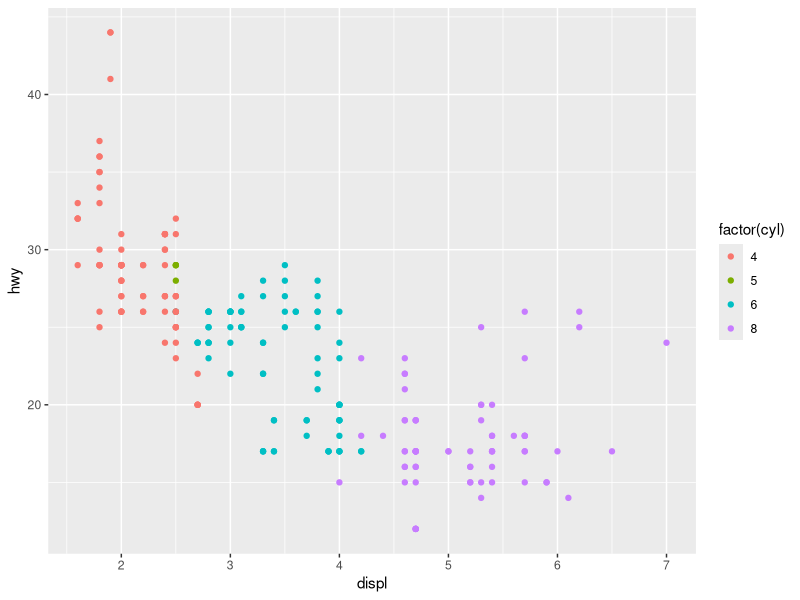
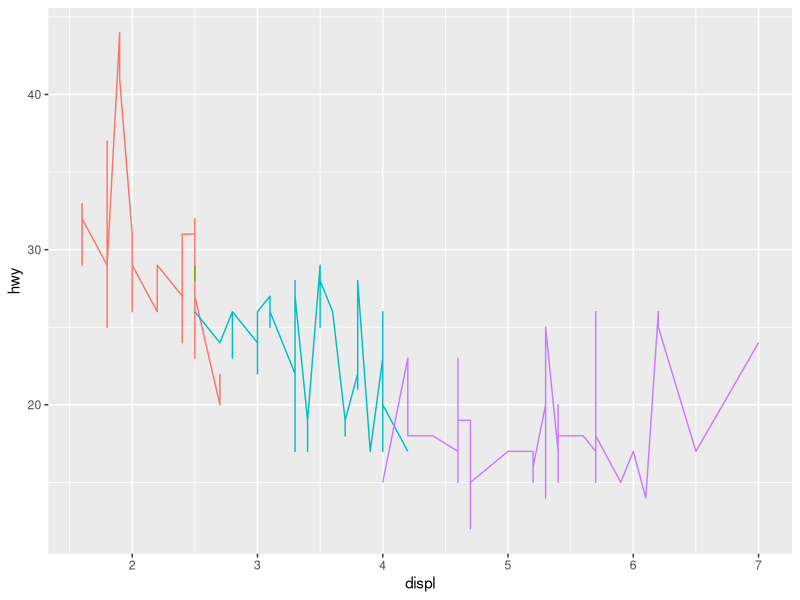
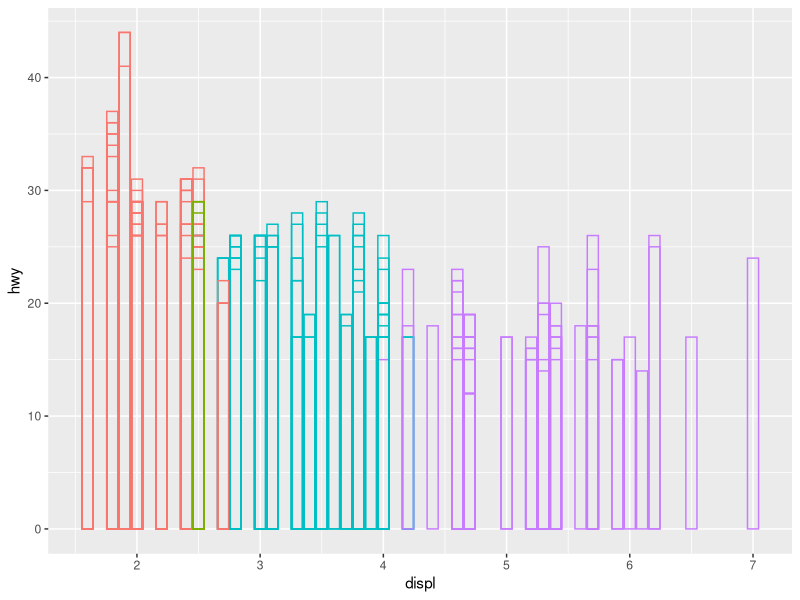
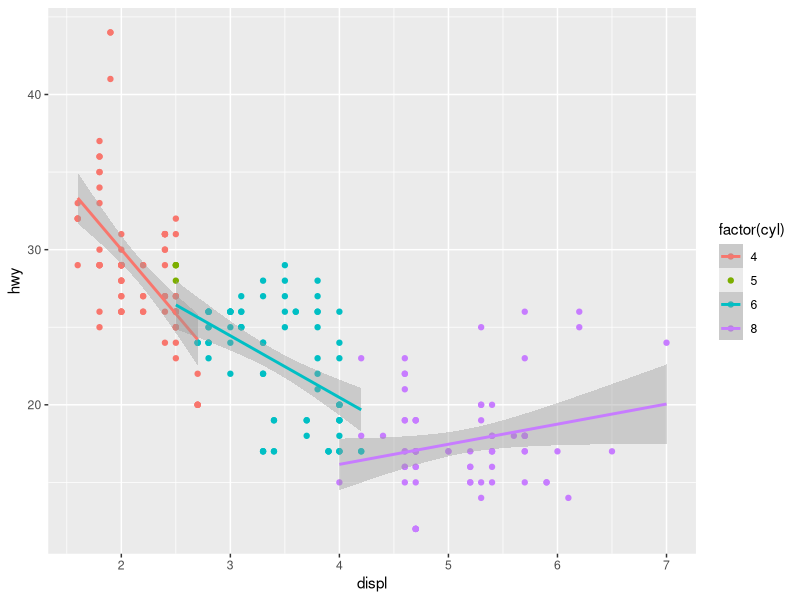
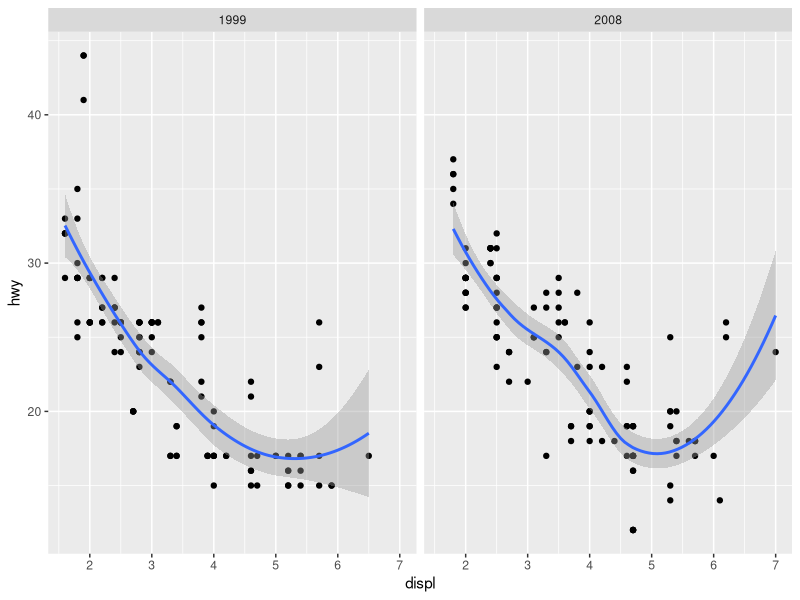
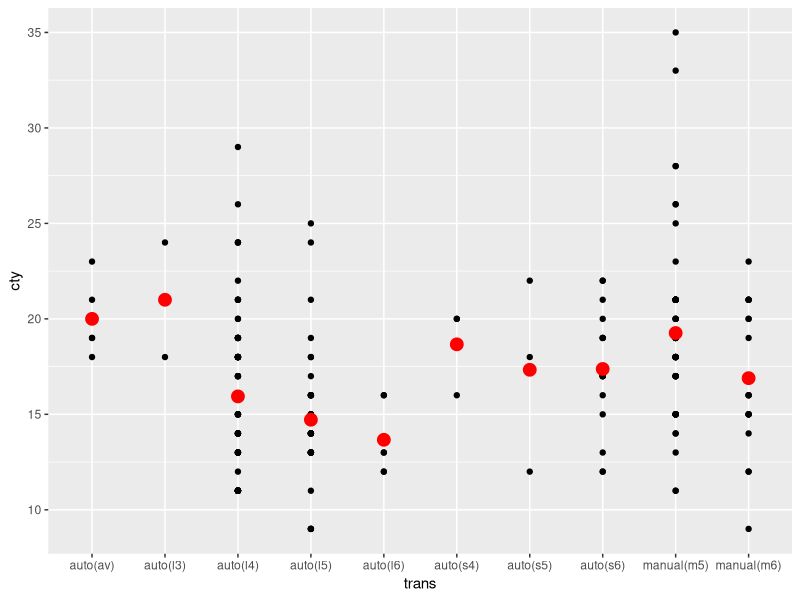

Write the R code that produced these figures, in order.
library(tidyverse)

ggplot(mpg, aes(displ, hwy, color = factor(cyl))) +
  geom_point()

ggplot(mpg, aes(displ, hwy, color = factor(cyl))) +
  geom_line() +
  theme(legend.position = "none")

ggplot(mpg, aes(displ, hwy, color = factor(cyl))) +
  geom_bar(stat = "identity", position = "identity", fill = NA) +
  theme(legend.position = "none")

ggplot(mpg, aes(displ, hwy, color = factor(cyl))) +
  geom_point() +
  geom_smooth(method = "lm")

ggplot(mpg, aes(displ, hwy)) +
  geom_point() +
  geom_smooth() +
  facet_wrap(~year)

ggplot(mpg, aes(trans, cty)) +
  geom_point() +
  stat_summary(geom = "point", fun.y = "mean", color = "red", size = 4)